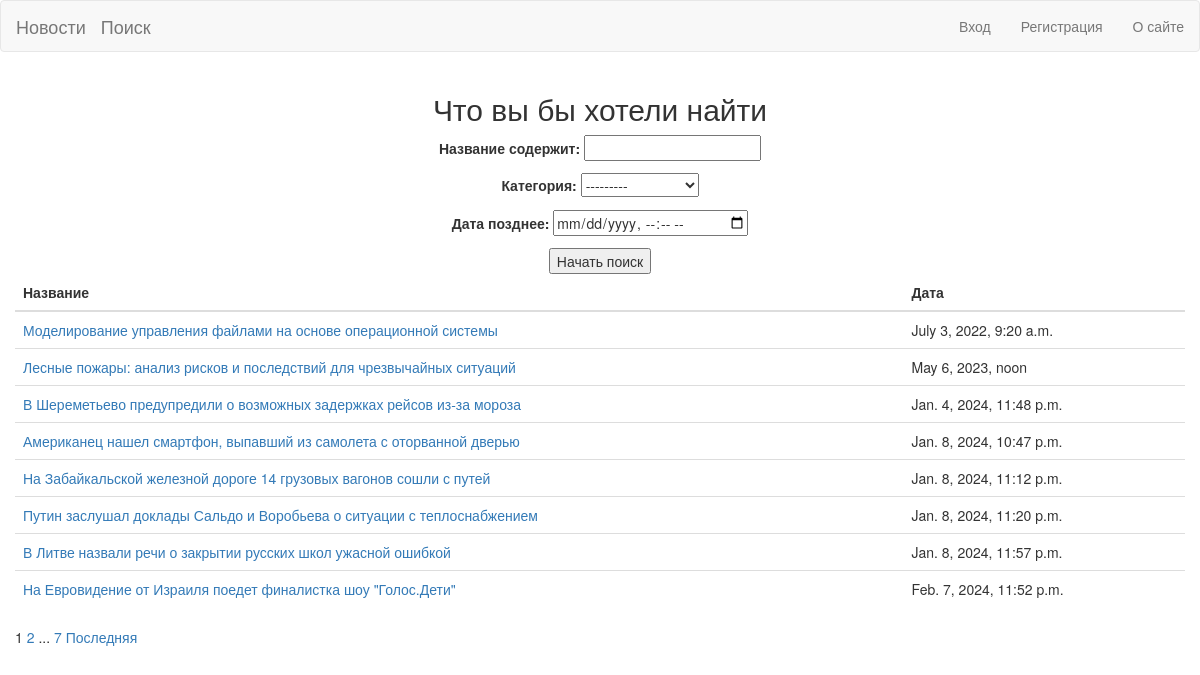
The app's page /news/search/ with its own data.
### News_app/models.py (models this page shows, shortened)
class Category(models.Model):
    name = models.CharField(max_length=100, unique=True)
    subscribers = models.ManyToManyField(User,related_name='categories', through='Subscriber')
    def __str__(self):
        return self.name.title()

class Post(models.Model):
    article = 'A'
    news = 'N'
    POSITIONS = [
        (article, 'статья'),
        (news, 'новость')
    ]
    type = models.CharField(max_length=1, choices=POSITIONS, default=news)
    date = models.DateTimeField('Дата')
    category = models.ManyToManyField(Category, through='PostCategory')
    title = models.CharField(max_length=225)
    text = models.TextField()

### News_app/views.py (the view)
# urls.py: path('news/search/', ArticlesSearch.as_view(), name='search'),
class ArticlesSearch(ListView):
    model = Post
    ordering = 'date'
    template_name = 'flatpages/search.html'
    context_object_name = 'articles'
    paginate_by = 8
    def get_queryset(self):
        queryset = super().get_queryset()
        self.filterset = ArticlesFilter(self.request.GET, queryset)
        return self.filterset.qs
    def get_context_data(self, **kwargs):
        context = super().get_context_data(**kwargs)
        context['filterset'] = self.filterset
        return context

### News_app/templatetags/custom_tags.py (called while the page is built)
@register.simple_tag(takes_context=True)
def url_replace(context, **kwargs):
   d = context['request'].GET.copy()
   for k, v in kwargs.items():
       d[k] = v
   return d.urlencode()

### templates/flatpages/search.html (shortened to what this page needs)
{% extends 'flatpages/default.html' %}
{% load custom_filters %}
{% load custom_tags %}
{% block content %}
<div align="center"><h2> Что вы бы хотели найти </h2>
    <form action="" method="get">
        {{ filterset.form.as_p }}
        <input type="submit" value="Начать поиск"/>
    </form>
        </div>
<table class="table table-hover">
                                    <thead>
                                        <th>Название</th>
                                    	<th>Дата</th>
                                    </thead>
     <tbody>
     {% if articles %}
     {% for article in articles %}
     <tr><td><a href="{% url 'articles_detail' article.id %}">{{ article.title}}</a></td><td>{{ article.date }}</td></tr>
     {% endfor %}
        {% else %}
     <tr><td><h4>Новостей не найдено</h4></td></tr>
     {% endif %}
     </tbody>
 </table>
             {{ page_obj.number }}
   {% if page_obj.has_next %}
<a href="?{% url_replace page=page_obj.next_page_number %}">{{ page_obj.next_page_number }}</a>
       {% if paginator.num_pages != page_obj.next_page_number %}
           ...
           <a href="?{% url_replace page=page_obj.paginator.num_pages %}">{{ page_obj.paginator.num_pages }}</a>
       {% endif %}
<a href="?{% url_replace page=page_obj.paginator.num_pages %}">Последняя</a>
{% endif %}
{% endblock content %}

### records on screen
Post: title "Моделирование управления файлами на основе операционной системы", date "July 3, 2022, 9:20 a.m."
Post: title "Лесные пожары: анализ рисков и последствий для чрезвычайных ситуаций", date "May 6, 2023, noon"
Post: title "В Шереметьево предупредили о возможных задержках рейсов из-за мороза", date "Jan. 4, 2024, 11:48 p.m."
Post: title "Американец нашел смартфон, выпавший из самолета с оторванной дверью", date "Jan. 8, 2024, 10:47 p.m."
Post: title "На Забайкальской железной дороге 14 грузовых вагонов сошли с путей", date "Jan. 8, 2024, 11:12 p.m."
Post: title "Путин заслушал доклады Сальдо и Воробьева о ситуации с теплоснабжением", date "Jan. 8, 2024, 11:20 p.m."
Post: title "В Литве назвали речи о закрытии русских школ ужасной ошибкой", date "Jan. 8, 2024, 11:57 p.m."
Post: title "На Евровидение от Израиля поедет финалистка шоу \"Голос.Дети\"", date "Feb. 7, 2024, 11:52 p.m."

### other values on screen
{{ page_obj.number }} "1"
{{ page_obj.next_page_number }} "2"
{{ page_obj.paginator.num_pages }} "7"
